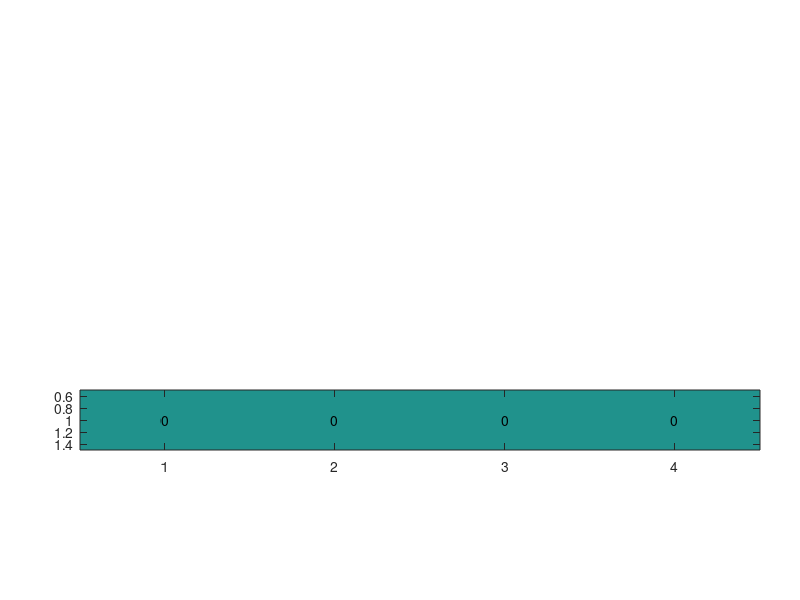

The MATLAB source for this figure: (Note: this script raises an error after producing the figure.)
%% Tester Script that calls mouse_network function
clearvars

addpath('mechs')
addpath('dependencies')
addpath('eval_scripts')
addpath('genlib')
addpath(genpath('../dynasim'))

%% load IC spikes, convert cell array into binary array
y=1;
x=1;
ICdir = '104424';
ICdirPath = ['import' filesep ICdir filesep];
ICstruc = dir([ICdirPath '*.mat']); % Having issues here where it is not actually recieving the imported data
%fprintf("ICstruc length is %d\n",length(ICstruc));
performanceMax=zeros(1,16);
pMaxm0=zeros(1,4);
pMaxs0=zeros(1,4);
maxTaus0=zeros(1,4);
maxTaum0=zeros(1,4);
maxTau=zeros(1,16);

for z = 1:length(ICstruc)
    load([ICdirPath ICstruc(z).name],'t_spiketimes');
    temp = cellfun(@max,t_spiketimes,'UniformOutput',false);
    tmax = max([temp{:}]);
    spks = zeros(20,4,tmax); %I'm storing spikes in a slightly different way...
    for j = 1:size(t_spiketimes,1) %trials [1:10]
        for k = 1:size(t_spiketimes,2) %neurons [(1:4),(1:4)]
            if k < 5 %song 1
                spks(j,k,round(t_spiketimes{j,k})) = 1;
            else
                spks(j+10,k-4,round(t_spiketimes{j,k})) = 1;
            end
        end
    end
    
    % save spk file
%     study_dir = fullfile(pwd, 'run', mfilename, filesep, num2str(z));
    study_dir = fullfile(pwd, 'run', num2str(z));
    if ~exist(study_dir,'dir')
        mkdir(study_dir);
    end
%     if exist(study_dir, 'dir')
%       rmdir(study_dir, 's');
%     end
%     mkdir(fullfile(study_dir, 'solve'));
    save(fullfile(study_dir, 'solve','IC_spks.mat'),'spks');

    if ICstruc(z).name(2)=='0'
        [performance, tau]= mouse_network(study_dir,size(spks,3));
        % Take the max of the performance
        pMaxs0(z)=max(performance);
        maxTaus0(z)=tau(max(performance)==performance);
        
    elseif ICstruc(z).name(4)=='0' %target only
%         figure;
%         for ii = 1:4
%             subplot(1,4,ii)
%             plotSpikeRasterFs(logical(squeeze(spks(:,ii,:))), 'PlotType','vertline');
%             xlim([0 2000])
%         end
        [performance, tau]= mouse_network(study_dir,size(spks,3));
        % Take the max of the performance
        pMaxm0(y)=max(performance);
        maxTaum0(y)=tau(max(performance)==performance);
        y= y+1;
    else
        [performance, tau]= mouse_network(study_dir,size(spks,3));
        % Take the max of the performance
        performanceMax(x)=max(performance);
        maxTau(x)=tau(max(performance)==performance);
        x=x+1;
    end
end

%% output 1 by 4 grid of only masker
figure
l=num2cell(pMaxm0);
l= cellfun(@num2str, l,'UniformOutput', false);
positionVector = [0.1 0.25 0.85 0.1];
subplot('Position',positionVector)
im=imagesc(pMaxm0);
x = [1,2,3,4];
y=[1,1,1,1];
t= text(x(:),y(:), l, 'HorizontalAlignment', 'Center');
for i= 1:4
    t(i).FontSize=12;
    if pMaxm0(i)>85
        t(i).Color = 'k';
    else
        t(i).Color= 'w';
    end
end
colormap('winter'); % this makes the boxes blue
colorbar;
caxis([50 100])
%% output 1 by 4 grid of only target
l=num2cell(pMaxs0);
l= cellfun(@num2str, l,'UniformOutput', false);
positionVector = [0.1 0.1 0.85 0.1];
subplot('Position',positionVector)
im=imagesc(pMaxs0);
x = [1,2,3,4];
y=[1,1,1,1];
t= text(x(:),y(:), l, 'HorizontalAlignment', 'Center');
for i= 1:4
    t(i).FontSize=12;
    if pMaxs0(i)>85
        t(i).Color = 'k';
    else
        t(i).Color= 'w';
    end
end
colormap('winter'); % this makes the boxes blue
colorbar;
caxis([50 100])
%% output- 4 by 4 grid- calculate in a seperate script
% plot the matrix similar to the that on the paper- imagesc()
mat= zeros(4,4);
for r=1:4
    for c=1:4
        mat(r,c)=performanceMax(r+c);
    end
end
l=num2cell(mat);
l= cellfun(@num2str, l,'UniformOutput', false);
positionVector = [0.275 0.45 0.5 0.5];
subplot('Position',positionVector)
im=imagesc(mat);
x = repmat(1:4,4,1);
y=x';
t= text(x(:),y(:), l, 'HorizontalAlignment', 'Center');
for i= 1:16
    t(i).FontSize=12;
    if mat(i)>85
        t(i).Color = 'k';
    else
        t(i).Color= 'w';
    end
end
colormap('winter'); % this makes the boxes blue
colorbar;
caxis([50 100])

%positionVector = [x0+subplotloc*(dx+lx) y0 lx ly];
%subplot('Position',positionVector)